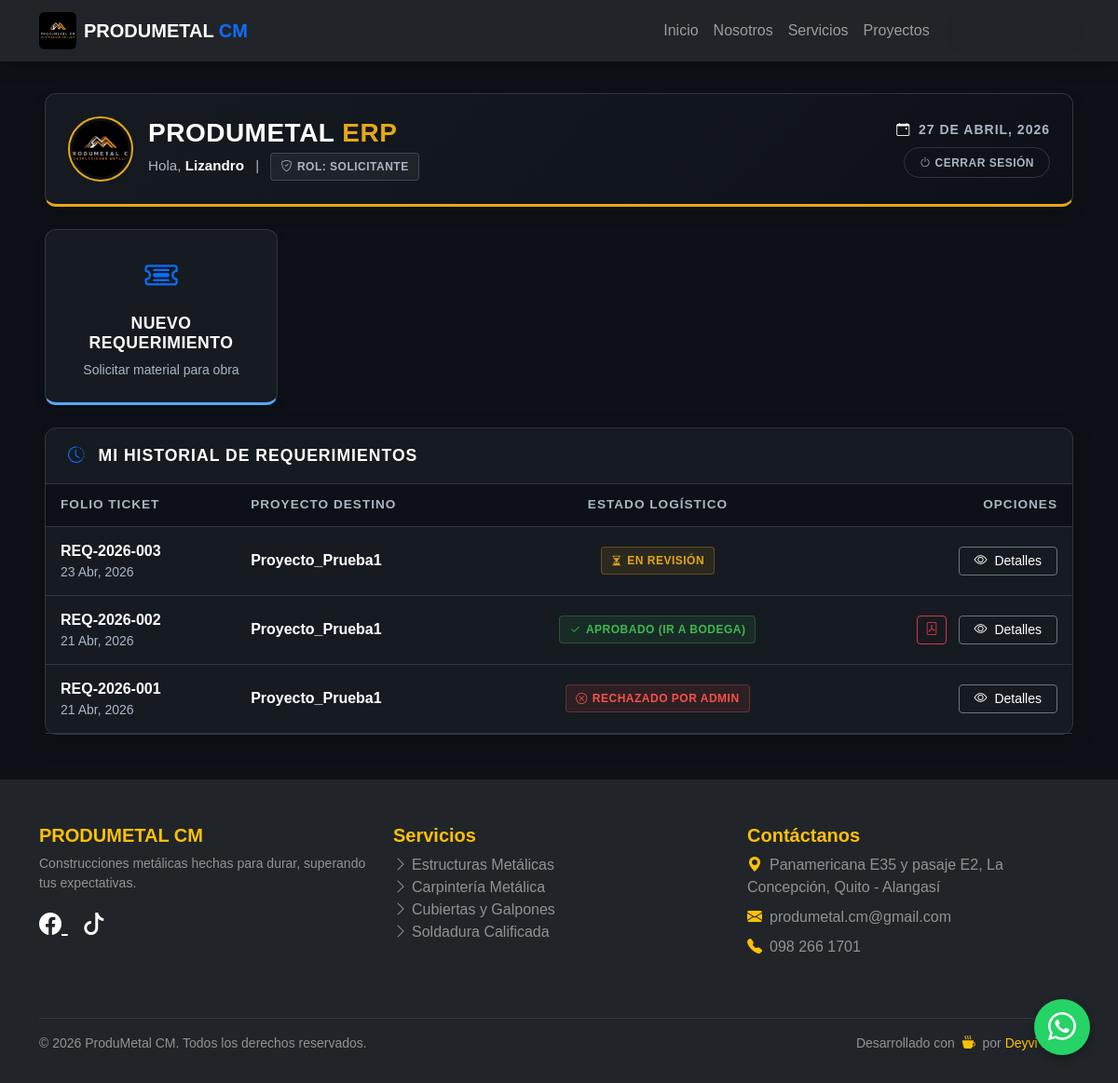
Before: /erp/dashboard/ (signed in) with the older database file.
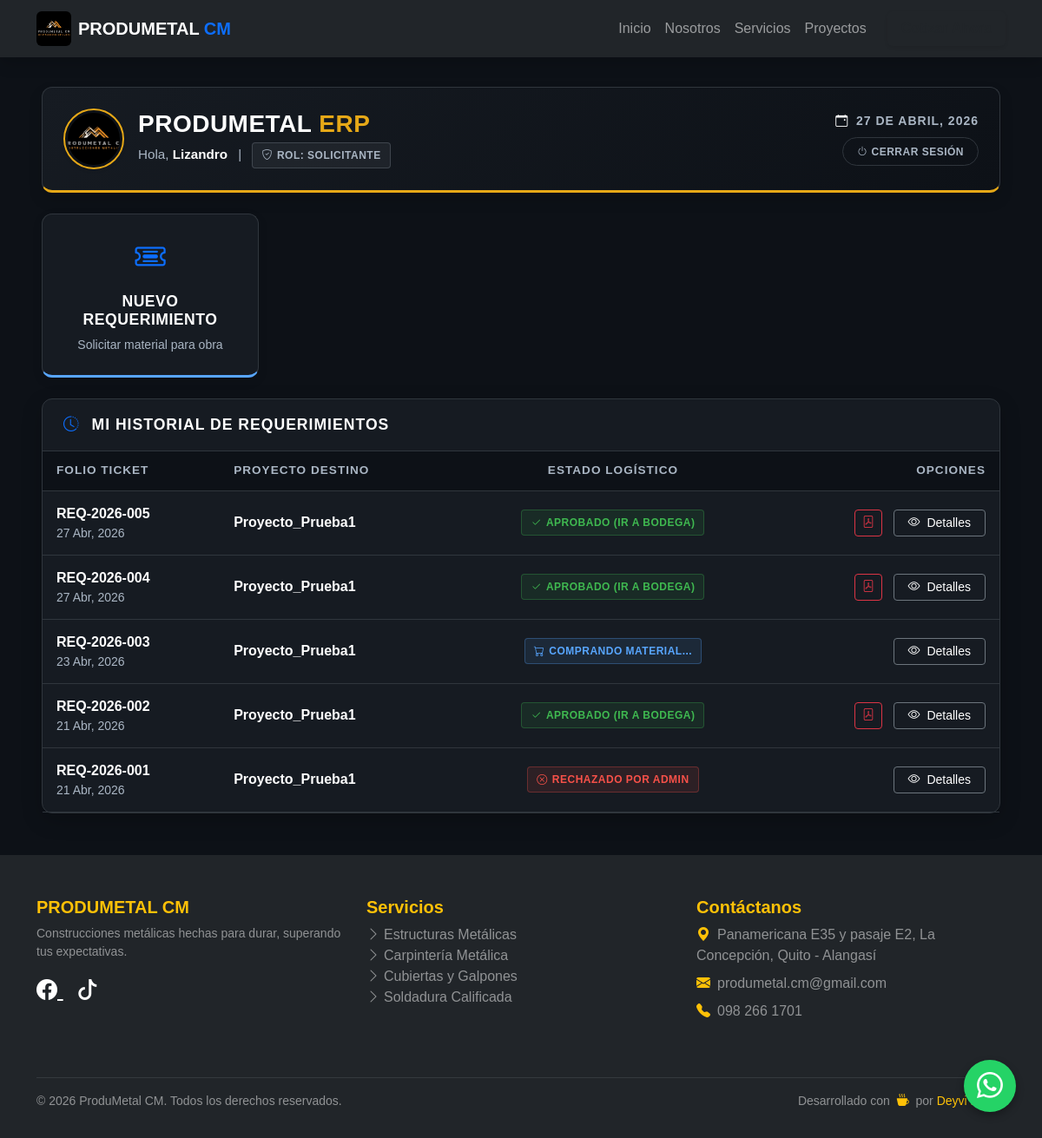
After: the same page with the newer database file.
### web/models.py (models this page shows, shortened)
class Requerimiento(models.Model):
    ESTADOS = [
        ('PENDIENTE', 'Pendiente de Aprobación'),
        ('APROBADO', 'Aprobado'),
        ('RECHAZADO', 'Rechazado'),
        ('DESPACHADO', 'Despachado'),
    ]
    folio = models.CharField(max_length=20, unique=True, blank=True, editable=False)
    solicitante = models.ForeignKey(User, on_delete=models.PROTECT, related_name='requerimientos')
    proyecto = models.ForeignKey(Proyecto, on_delete=models.PROTECT)
    fecha_solicitud = models.DateTimeField(auto_now_add=True)
    estado = models.CharField(max_length=20, choices=ESTADOS, default='PENDIENTE')
    observaciones = models.TextField(blank=True)

class Proyecto(models.Model):
    nombre = models.CharField(max_length=200)
    centro_costos = models.CharField(max_length=100, unique=True)
    is_active = models.BooleanField(default=True, help_text="Desmarcar para borrado lógico")
    fecha_creacion = models.DateTimeField(auto_now_add=True)

### web/views.py (the view)
# urls.py: path('erp/dashboard/', views.dashboard_erp, name='dashboard_erp'),
@login_required(login_url='login')
def dashboard_erp(request):
    usuario = request.user
    context = {}
    if es_admin(usuario):
        context['rol'] = 'Administrador'
        context['tickets_pendientes'] = Requerimiento.objects.filter(estado='PENDIENTE').order_by('fecha_solicitud')
        context['ultimos_movimientos'] = MovimientoInventario.objects.all().order_by('-fecha_hora')[:5]
        context['cotizaciones_pendientes'] = SolicitudCompra.objects.filter(estado='COTIZADO').order_by('fecha_creacion')
    elif es_bodeguero(usuario):
        context['rol'] = 'Bodeguero'
        context['tickets_por_despachar'] = Requerimiento.objects.filter(estado='APROBADO')
        context['mis_compras_pendientes'] = OrdenCompra.objects.filter(estado='BORRADOR')
        context['alertas_stock'] = Material.objects.filter(stock_actual__lte=F('stock_minimo'))
    elif es_comprador(usuario):
        context['rol'] = 'Compras'
        context['solicitudes_compras'] = SolicitudCompra.objects.filter(estado='ENVIADO_A_COMPRAS').order_by('-fecha_creacion')
    else:
        context['rol'] = 'Solicitante'
        context['mis_requerimientos'] = Requerimiento.objects.filter(solicitante=usuario).order_by('-fecha_solicitud')
    return render(request, 'web/erp/dashboard.html', context)

### web/templates/web/erp/dashboard.html (shortened to what this page needs)
{% extends 'web/base.html' %}
{% load static %}
{% block content %}
<div class="container-fluid px-3 px-xl-5 erp-container mb-5">
    <div class="dashboard-banner p-3 p-md-4 mb-4 shadow">
        <div class="d-flex flex-column flex-md-row justify-content-between align-items-center gap-3">
            <div class="d-flex align-items-center gap-3">
                <img src="{% static 'web/img/logo.jpg' %}" alt="Logo ProduMetal" class="rounded-circle company-logo-dashboard shadow-sm">
                <div class="text-center text-md-start">
                    <h3 class="title-erp mb-1">ProduMetal <span>ERP</span></h3>
                    <p class="mb-0 text-muted" style="font-size: 0.95rem;">
                        Hola, <span class="fw-bold text-white">{{ request.user.first_name|default:request.user.username }}</span>
                        <span class="d-none d-md-inline mx-2">|</span>
                        <span class="badge-soft badge-soft-secondary mt-2 mt-md-0">
                            <i class="bi bi-shield-check"></i> ROL: {{ rol }}
                        </span>
                    </p>
                </div>
            </div>
            <div class="text-center text-md-end mt-2 mt-md-0">
                <div class="text-muted small fw-bold text-uppercase mb-2" style="letter-spacing: 1px;">
                    <i class="bi bi-calendar-event me-1 text-white"></i> {% now "d \d\e F, Y" %}
                </div>
                <a href="{% url 'logout' %}" class="btn-logout d-inline-flex align-items-center">
                    <i class="bi bi-power me-1"></i> Cerrar Sesión
                </a>
            </div>
        </div>
    </div>
    {% if rol == 'Administrador' %}
    <div class="action-card-grid mb-4">
        <a href="{% url 'inventario_actual' %}" class="action-card" style="border-bottom: 3px solid var(--pm-amber);">
            <div class="action-icon"><i class="bi bi-box-seam"></i></div>
            <h6>Catálogo Maestro</h6>
            <p class="small text-muted mt-2 mb-0">Control Total del Inventario</p>
        </a>
        <a href="{% url 'gestionar_proyectos' %}" class="action-card">
            <div class="action-icon"><i class="bi bi-building"></i></div>
            <h6>Centros de Costo</h6>
            <p class="small text-muted mt-2 mb-0">Gestión de Proyectos Activos</p>
        </a>
        <a href="{% url 'gestionar_empleados' %}" class="action-card">
            <div class="action-icon"><i class="bi bi-people"></i></div>
            <h6>Personal</h6>
            <p class="small text-muted mt-2 mb-0">Usuarios y Asignación de Roles</p>
        </a>
        <a href="{% url 'gestionar_bloqueos' %}" class="action-card" style="border-bottom: 3px solid var(--pm-red);">
            <div class="action-icon"><i class="bi bi-shield-lock"></i></div>
            <h6>Seguridad</h6>
            <p class="small text-muted mt-2 mb-0">Auditoría de Accesos</p>
        </a>
    </div>
    {% if cotizaciones_pendientes %}
    <div class="card card-minimal mb-4" style="border-left: 4px solid var(--pm-green);">
        <div class="card-body py-3 px-4 d-flex justify-content-between align-items-center bg-dark">
            <div class="d-flex align-items-center">
                <i class="bi bi-currency-dollar fs-3 text-success me-3"></i>
                <div>
                    <h6 class="mb-0 fw-bold title-erp text-white">Aprobación Gerencial Pendiente</h6>
                    <small class="text-muted">El departamento de Compras ha enviado {{ cotizaciones_pendientes.count }} cotización(es) para tu revisión final.</small>
                </div>
            </div>
            <a href="{% url 'revisar_cotizacion' cotizaciones_pendientes.first.id %}" class="btn btn-success fw-bold px-4" style="border-radius: 8px; font-family: var(--font-display); letter-spacing: 0.5px;">Revisar Cotizaciones</a>
        </div>
    </div>
    {% endif %}
    <div class="row g-4">
        <div class="col-12 col-lg-8">
            <div class="card card-minimal h-100">
                <div class="card-header-custom d-flex justify-content-between align-items-center">
                    <h6><i class="bi bi-inbox text-warning me-2"></i> Tickets de Requerimiento</h6>
                    <span class="badge bg-warning text-dark rounded-pill">{{ tickets_pendientes.count }} Pendientes</span>
                </div>
                <div class="card-body p-0">
                    <div class="table-responsive">
                        <table class="table table-modern mb-0">
                            <thead>
                                <tr>
                                    <th>Folio / Fecha</th>
                                    <th>Solicitante</th>
                                    <th>C. Costos</th>
                                    <th class="text-end">Acción</th>
                                </tr>
                            </thead>
                            <tbody>
                                {% for req in tickets_pendientes %}
                                <tr>
                                    <td>
                                        <div class="fw-bold" style="color: var(--pm-amber);">{{ req.folio }}</div>
                                        <div class="text-muted small">{{ req.fecha_solicitud|date:"d M, Y" }}</div>
                                    </td>
                                    <td>
                                        <div class="d-flex align-items-center">
                                            <div class="rounded-circle d-flex justify-content-center align-items-center me-2 text-white" style="width: 30px; height: 30px; font-size: 0.75rem; font-weight: bold; background: var(--pm-border);">
                                                {{ req.solicitante.username|make_list|first|upper }}
                                            </div>
                                            <span class="fw-semibold">{{ req.solicitante.get_full_name|default:req.solicitante.username }}</span>
                                        </div>
                                    </td>
                                    <td><span class="badge-soft badge-soft-secondary">{{ req.proyecto.centro_costos }}</span></td>
                                    <td class="text-end">
                                        <div class="btn-group" role="group">
                                            <a href="{% url 'procesar_ticket' req.id 'aprobar' %}" class="btn btn-sm btn-outline-success" title="Hay en Bodega (Aprobar)"><i class="bi bi-box-arrow-right"></i> Bodega</a>
                                            <a href="{% url 'procesar_ticket' req.id 'compras' %}" class="btn btn-sm btn-outline-primary" title="No hay stock (Cotizar)"><i class="bi bi-cart"></i> Comprar</a>
                                            <a href="{% url 'procesar_ticket' req.id 'rechazar' %}" class="btn btn-sm btn-outline-danger" title="Rechazar Pedido"><i class="bi bi-x-lg"></i></a>
                                        </div>
                                    </td>
                                </tr>
                                {% empty %}
                                <tr>
                                    <td colspan="4" class="text-center py-5">
                                        <i class="bi bi-check2-circle text-muted" style="font-size: 2.5rem;"></i>
                                        <h6 class="mt-3" style="font-family: var(--font-display); color: var(--pm-text-muted);">Bandeja Limpia</h6>
                                        <p class="text-muted small">No hay tickets de materiales esperando tu aprobación.</p>
                                    </td>
                                </tr>
                                {% endfor %}
                            </tbody>
                        </table>
                    </div>
                </div>
            </div>
        </div>
        <div class="col-12 col-lg-4">
            <div class="card card-minimal h-100">
                <div class="card-header-custom d-flex justify-content-between align-items-center">
                    <h6><i class="bi bi-activity text-info me-2"></i> Auditoría Reciente</h6>
                    <a href="{% url 'historial_movimientos' %}" class="btn btn-sm btn-outline-secondary py-0">Ver todo</a>
                </div>
                <div class="card-body px-4 pt-4 pb-2">
                    <div class="mt-1">
                        {% for mov in ultimos_movimientos %}
                        <div class="timeline-item">
                            <div class="timeline-icon">
                                {% if mov.tipo == 'INGRESO' %}
                                    <i class="bi bi-arrow-down-circle-fill text-success fs-5"></i>
                                {% elif mov.tipo == 'SALIDA' %}
                                    <i class="bi bi-arrow-up-right-circle-fill text-warning fs-5"></i>
                                {% else %}
                                    <i class="bi bi-exclamation-circle-fill text-danger fs-5"></i>
                                {% endif %}
                            </div>
                            <div>
                                <div class="d-flex justify-content-between align-items-center mb-1">
                                    <span class="fw-bold small">{{ mov.material.sku }}</span>
                                    <span class="fw-bold {% if mov.tipo == 'INGRESO' %}text-success{% elif mov.tipo == 'SALIDA' %}text-warning{% else %}text-danger{% endif %} small">
                                        {% if mov.cantidad > 0 %}+{% endif %}{{ mov.cantidad }}
                                    </span>
                                </div>
                                <div class="text-muted small">Resp: {{ mov.responsable.username }}</div>
                                <div class="text-muted" style="font-size: 0.7rem;"><i class="bi bi-clock me-1"></i> {{ mov.fecha_hora|timesince }} atrás</div>
                            </div>
                        </div>
                        {% empty %}
                        <div class="text-center py-4">
                            <i class="bi bi-wind text-muted" style="font-size: 2rem;"></i>
                            <p class="text-muted small mt-2">Sin actividad reciente.</p>
                        </div>
                        {% endfor %}
                    </div>
                </div>
            </div>
        </div>
    </div>
    {% elif rol == 'Solicitante' %}
    <div class="action-card-grid mb-4" style="grid-template-columns: repeat(auto-fit, minmax(200px, 250px));">
        <a href="{% url 'crear_requerimiento' %}" class="action-card" style="border-bottom: 3px solid var(--pm-blue);">
            <div class="action-icon text-primary"><i class="bi bi-ticket-detailed"></i></div>
            <h6>Nuevo Requerimiento</h6>
            <p class="small text-muted mt-2 mb-0">Solicitar material para obra</p>
        </a>
    </div>
    <div class="card card-minimal">
        <div class="card-header-custom">
            <h6><i class="bi bi-clock-history text-primary me-2"></i> Mi Historial de Requerimientos</h6>
        </div>
        <div class="card-body p-0">
            <div class="table-responsive">
                <table class="table table-modern mb-0">
                    <thead>
                        <tr>
                            <th>Folio Ticket</th>
                            <th>Proyecto Destino</th>
                            <th class="text-center">Estado Logístico</th>
                            <th class="text-end">Opciones</th>
                        </tr>
                    </thead>
                    <tbody>
                        {% for req in mis_requerimientos %}
                        <tr>
                            <td>
                                <div class="fw-bold" style="color: var(--pm-text);">{{ req.folio|default:"Borrador" }}</div>
                                <div class="text-muted small">{{ req.fecha_solicitud|date:"d M, Y" }}</div>
                            </td>
                            <td class="fw-semibold">{{ req.proyecto.nombre }}</td>
                            <td class="text-center">
                                {% if req.estado == 'PENDIENTE' %}
                                    <span class="badge-soft badge-soft-warning"><i class="bi bi-hourglass-split"></i> En Revisión</span>
                                {% elif req.estado == 'APROBADO' %}
                                    <span class="badge-soft badge-soft-success"><i class="bi bi-check2"></i> Aprobado (Ir a Bodega)</span>
                                {% elif req.estado == 'RECHAZADO' %}
                                    <span class="badge-soft badge-soft-danger"><i class="bi bi-x-circle"></i> Rechazado por Admin</span>
                                {% elif req.estado == 'EN_COMPRAS' %}
                                    <span class="badge-soft badge-soft-info"><i class="bi bi-cart"></i> Comprando Material...</span>
                                {% endif %}
                            </td>
                            <td class="text-end">
                                {% if req.estado == 'APROBADO' or req.estado == 'DESPACHADO' %}
                                    <a href="{% url 'imprimir_pdf_ticket' req.id %}" target="_blank" class="btn btn-sm btn-outline-danger px-2 py-1 me-2" style="border-radius: 4px;" title="Ver PDF"><i class="bi bi-file-pdf"></i></a>
                                {% endif %}
                                <a href="{% url 'añadir_materiales' req.id %}" class="btn btn-sm btn-outline-secondary text-white border-secondary px-3" style="border-radius: 4px;">
                                    <i class="bi bi-eye"></i> <span class="d-none d-md-inline ms-1">Detalles</span>
                                </a>
                            </td>
                        </tr>
                        {% endfor %}
                    </tbody>
                </table>
            </div>
        </div>
    </div>
    {% endif %}
</div>
{% endblock %}

Changed rows visible on the page:
added Requerimiento: folio "REQ-2026-005", fecha_solicitud "27 Abr, 2026", proyecto.nombre "Proyecto_Prueba1", estado "APROBADO" (drawn)
added Requerimiento: folio "REQ-2026-004", fecha_solicitud "27 Abr, 2026", proyecto.nombre "Proyecto_Prueba1", estado "APROBADO" (drawn)
changed Requerimiento "REQ-2026-003": estado "EN REVISIÓN" → "COMPRANDO MATERIAL..."
